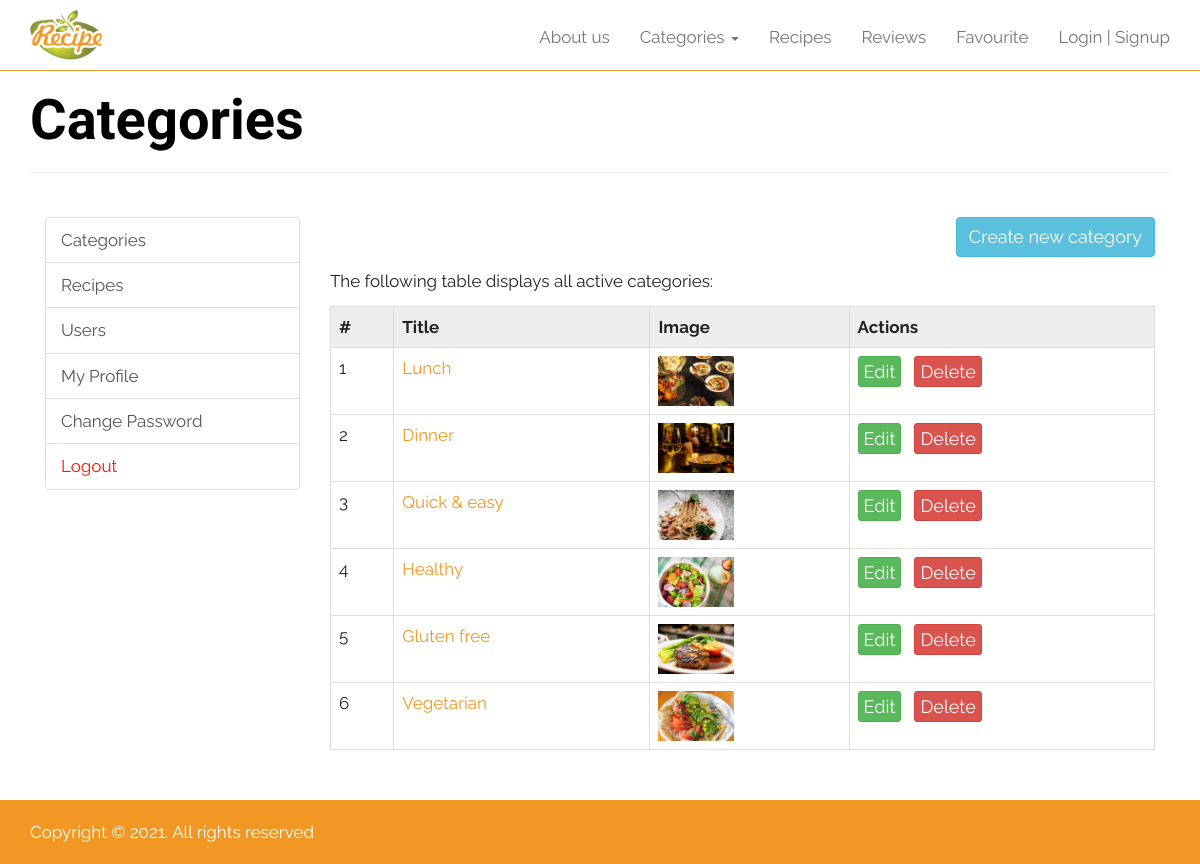
The page /max-recipe/admin/categories.php?page=view on the database its author committed.
### tables this page shows
CREATE TABLE `categories` (
  `id` int(11) NOT NULL,
  `title` varchar(100) NOT NULL,
  `image` varchar(256) NOT NULL
);

### max-recipe/admin/categories.php (the view, shortened to what this page needs)
<?php
    include_once 'includes/header.php';
?>
<?php
    include_once '../includes/nav.php';
?>
<div class="container">
	<div class="row">
		<div class="col-sm-12" style="min-height: 80vh">
			<h1>Categories</h1>
			<hr/>
			<br>
			<div class="col-sm-3">
				<?php
					include 'includes/sidebar.php';
				?>
			</div>
		    <div class="col-sm-9">
		    	<?php
		    		if($_GET['page'] == 'view'){
		    			$sql_categories = "SELECT id, title, image FROM categories";
		    			$result_categories = mysqli_query($connection, $sql_categories);
		    			echo '
		    				<p class="text-right">
		    					<a href="'.ADMIN_BASEURL.'/categories.php?page=add" class="btn btn-info">Create new category</a>
		    				</p>
		    				<p>The following table displays all active categories:</p>
		    				<table class="table table-bordered">
		    					<tr>
			    					<th>#</th>
			    					<th>Title</th>
			    					<th>Image</th>
			    					<th>Actions</th>
			    				</tr>';
			    			$counter = 1;
			    			while($row_categories = mysqli_fetch_array($result_categories)){
			    				$id = $row_categories['id'];
			    				$link = BASEURL.'/category.php?id='.$id;
			    				$title = $row_categories['title'];
			    				$image = $row_categories['image'];
			    				echo '<tr>
			    						<td>'.$counter.'</td>
			    						<td><a href="'.$link.'" target="_blank">'.$title.'</a></td>
			    						<td><img src="'.CATEGORY_IMG_URL.'/'.$image.'" height="50px"></td>
			    						<td>
			    							<a href="'.ADMIN_BASEURL.'/categories.php?page=edit&id='.$id.'" class="btn btn-success btn-xs">Edit</a> &nbsp;
			    							<a class="btn btn-danger btn-xs"
			    								onClick="javascript:delete_data($(this));return false;"
			    								href="delete.php?type=categories&id='.$id.'"
			    							>Delete</a>
			    						</td>
			    					 </tr>';
			    				$counter++;
			    			}
		    			echo '</table>';
		    		}
		    	?>
		    </div>
		</div>
	</div>
</div>
<?php
    include_once '../includes/footer.php';
?>

### max-recipe/css/style.css (style rules this page uses)
html, body, * { font-family: 'Raleway', sans-serif; }
body, p { font-size: 17px; font-weight: 400; color: #222222; }
p { font-size: 18px; line-height: 29px; }
a { color: #F29723; transition: all 0.3s; text-decoration: none; }
.btn { font-size: 18px; }
h1, .h1, h2, .h2, h3, .h3, h4, .h4, h5, .h5, h6, .h6 { font-family: 'Acme', sans-serif; font-weight: bold; color: #222222; }
h1, .h1 { font-size: 56px; color: #fff; text-shadow: 0 0 25px rgba(0, 0, 0, 0.8); }
a, button, .btn { transition: all 0.3s; }

### max-recipe/account/css/style.css (style rules this page uses)
body, p { font-size: 17px; }
th { background: #eeeeee; }
h1 { color: #000; text-shadow: none; }

### rows shown on the page
categories: title "Lunch", image (picture)
categories: title "Dinner", image (picture)
categories: title "Quick & easy", image (picture)
categories: title "Healthy", image (picture)
categories: title "Gluten free", image (picture)
categories: title "Vegetarian", image (picture)
